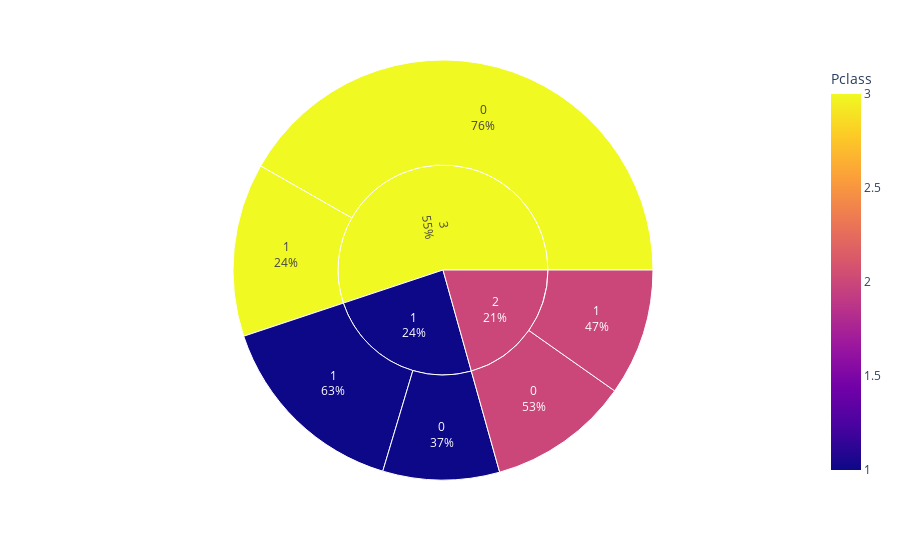

Here is the notebook cell this chart was saved with:
### Code cell
Pclass_figure=py.sunburst(data_frame=Pclass_feature,path=['Pclass','Survived'],values='Count',color='Pclass')

Pclass_figure.update_traces(textinfo='label + percent parent')

### Figure 1 — Plotly figure (JSON) as saved in the notebook; plotly's stock layout.template omitted (floating-point values rounded to 4 significant figures)
{"data": [{"branchvalues": "total", "customdata": [[1], [2], [3], [1], [2], [3], [1], [2], [3]], "domain": {"x": [0, 1], "y": [0, 1]}, "hovertemplate": "labels=%{label}<br>Count=%{value}<br>parent=%{parent}<br>id=%{id}<br>Pclass=%{color}<extra></extra>", "ids": ["1/0", "2/0", "3/0", "1/1", "2/1", "3/1", "1", "2", "3"], "labels": ["0", "0", "0", "1", "1", "1", "1", "2", "3"], "marker": {"coloraxis": "coloraxis", "colors": [1, 2, 3, 1, 2, 3, 1, 2, 3]}, "name": "", "parents": ["1", "2", "3", "1", "2", "3", "", "", ""], "textinfo": "label+percent parent", "type": "sunburst", "values": [80, 97, 372, 136, 87, 119, 216, 184, 491]}], "layout": {"coloraxis": {"colorbar": {"title": {"text": "Pclass"}}, "colorscale": [[0, "#0d0887"], [0.1111, "#46039f"], [0.2222, "#7201a8"], [0.3333, "#9c179e"], [0.4444, "#bd3786"], [0.5556, "#d8576b"], [0.6667, "#ed7953"], [0.7778, "#fb9f3a"], [0.8889, "#fdca26"], [1, "#f0f921"]]}, "legend": {"tracegroupgap": 0}, "margin": {"t": 60}}}
